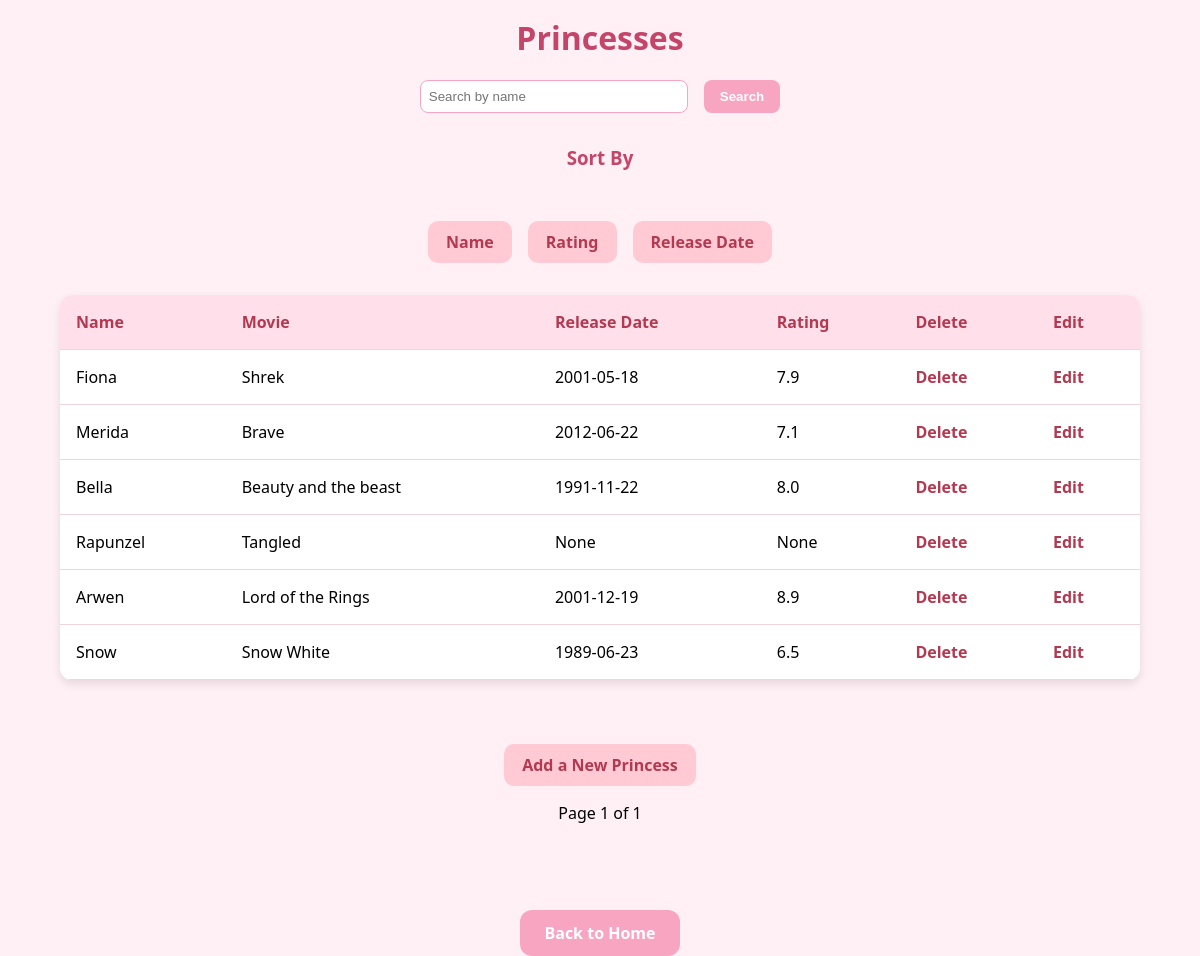
/princesses, run on an earlier commit of the app's database.
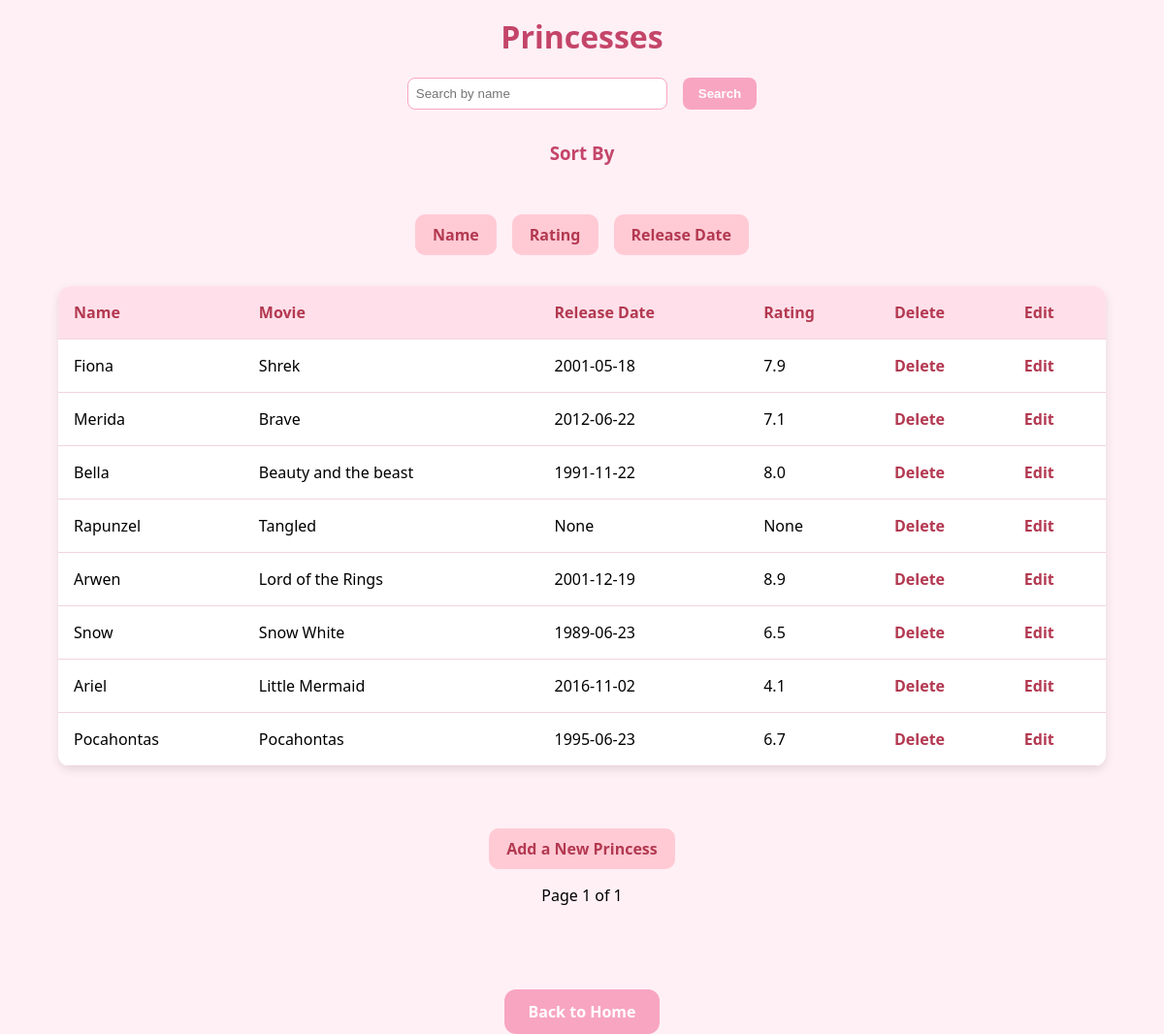
And on a later commit of the database.
### models.py (models this page shows)
class Princess(db.Model):
    __tablename__ = 'princess'
    id = db.Column(db.Integer, primary_key=True)
    name = db.Column(db.String(100), nullable=False)
    movie = db.Column(db.String(100), nullable=False)
    release_date = db.Column(db.Date, nullable=True)
    is_animated = db.Column(db.Boolean, nullable=False)
    rating = db.Column(db.String(10))
    genre = db.Column(db.String(100))
    poster_url = db.Column(db.String(300))
    appointments = db.relationship('Appointment', back_populates='princess')

### app.py (the view)
@app.route('/princesses', methods=['GET'])
def princesses():
    search = request.args.get('search', '')
    sort_by = request.args.get('sort', 'id')  # Default sort by 'id'
    page = request.args.get('page', 1, type=int)
    query = Princess.query
    if search:
        query = query.filter(Princess.name.contains(search))
    query = query.order_by(getattr(Princess, sort_by))
    princess_pagination = query.paginate(page=page, per_page=10)
    return render_template('princesses.html', princesses=princess_pagination.items, pagination=princess_pagination)

### templates/princesses.html (shortened to what this page needs)
<!DOCTYPE html>
<html lang="en">
<head>
    <link rel="stylesheet" href="{{ url_for('static', filename='style.css') }}"></head>
<body>
    <h1>Princesses</h1>
    <form method="GET" action="{{ url_for('princesses') }}">
        <input type="text" name="search" placeholder="Search by name" value="{{ request.args.get('search', '') }}">
        <button type="submi need to update my css fileit">Search</button>
    </form>
    <div class="sort-container">
        <h3>Sort By</h3>
        <div class="sort-buttons">
            <a href="{{ url_for('princesses', sort='name') }}" class="sort-btn">Name</a>
            <a href="{{ url_for('princesses', sort='rating') }}" class="sort-btn">Rating</a>
            <a href="{{ url_for('princesses', sort='release_date') }}" class="sort-btn">Release Date</a>
        </div>
    </div>
    <table>
        <tr>
            <th>Name</th>
            <th>Movie</th>
            <th>Release Date</th>
            <th>Rating</th>
            <th>Delete</th>
            <th>Edit</th>
        </tr>
        {% for princess in princesses %}
        <tr>
            <td>{{ princess.name }}</td>
            <td>{{ princess.movie }}</td>
            <td>{{ princess.release_date }}</td>
            <td>{{ princess.rating }}</td>
            <td>
                <a href="{{ url_for('delete_princess', id=princess.id) }}" onclick="return confirm('Are you sure?')">Delete</a>
            </td>
            <td>
                <a href="{{ url_for('edit_princess', id=princess.id) }}">Edit</a>
            </td>
        </tr>
        {% endfor %}
    </table>
  <div class="add">
      <a href="{{ url_for('add_princess') }}" class="add-btn">Add a New Princess</a>
  </div>
    <div>
        <span>Page {{ pagination.page }} of {{ pagination.pages }}</span>
    </div>
    <br>
    <div class="back-home">
        <a href="{{ url_for('index') }}" class="home-btn">Back to Home</a>
    </div>
</body>
</html>

### static/style.css (style rules this page uses)
body { margin: 0; font-family: 'Segoe UI', sans-serif; background-color: #fff0f6; }
h1 { text-align: center; color: #c44569; margin-top: 1rem; }
table { width: 90%; margin: 2rem auto; border-collapse: collapse; background-color: #fff; border-radius: 12px; overflow: hidden; box-shadow: 0 4px 10px rgba(0, 0, 0, 0.1); }
th, td { padding: 1rem; text-align: left; border-bottom: 1px solid #f1d4dc; }
th { background-color: #ffe0ea; color: #b33951; font-weight: bold; }
form { display: flex; justify-content: center; gap: 1rem; margin: 1rem auto; }
input[type="text"] { padding: 0.5rem; border-radius: 8px; border: 1px solid #f8a5c2; width: 250px; }
button { padding: 0.5rem 1rem; background-color: #f8a5c2; color: white; border: none; border-radius: 8px; cursor: pointer; font-weight: bold; }
h3 { text-align: center; color: #c44569; margin-top: 2rem; }
a { text-decoration: none; color: #b33951; font-weight: bold; }
div { text-align: center; margin-top: 1rem; }
div > a { display: inline-block; margin-top: 2rem; padding: 0.5rem 1rem; background-color: #f8a5c2; color: white; border-radius: 12px; transition: background-color 0.3s ease; }
.sort-container { text-align: center; margin-top: 2rem; }
.sort-buttons { display: flex; justify-content: center; gap: 1rem; flex-wrap: wrap; margin-top: 0.5rem; }
.sort-btn { background-color: #ffcad4; color: #b33951; padding: 0.5rem 1rem; border-radius: 10px; text-decoration: none; font-weight: bold; border: 2px solid transparent; transition: all 0.3s ease; }
.back-home { text-align: center; margin-top: 2rem; }
.home-btn { background-color: #f8a5c2; color: white; padding: 0.75rem 1.5rem; border-radius: 12px; font-weight: bold; text-decoration: none; transition: background-color 0.3s ease; }
.add { text-align: center; margin-top: 2rem; }
.add-btn { background-color: #ffcad4; color: #b33951; padding: 0.5rem 1rem; border-radius: 10px; text-decoration: none; font-weight: bold; border: 2px solid transparent; transition: all 0.3s ease; }

What changed in the data, as far as the page shows it:
added Princess: name "Ariel", movie "Little Mermaid", release_date "2016-11-02", rating "4.1"
added Princess: name "Pocahontas", movie "Pocahontas", release_date "1995-06-23", rating "6.7"
